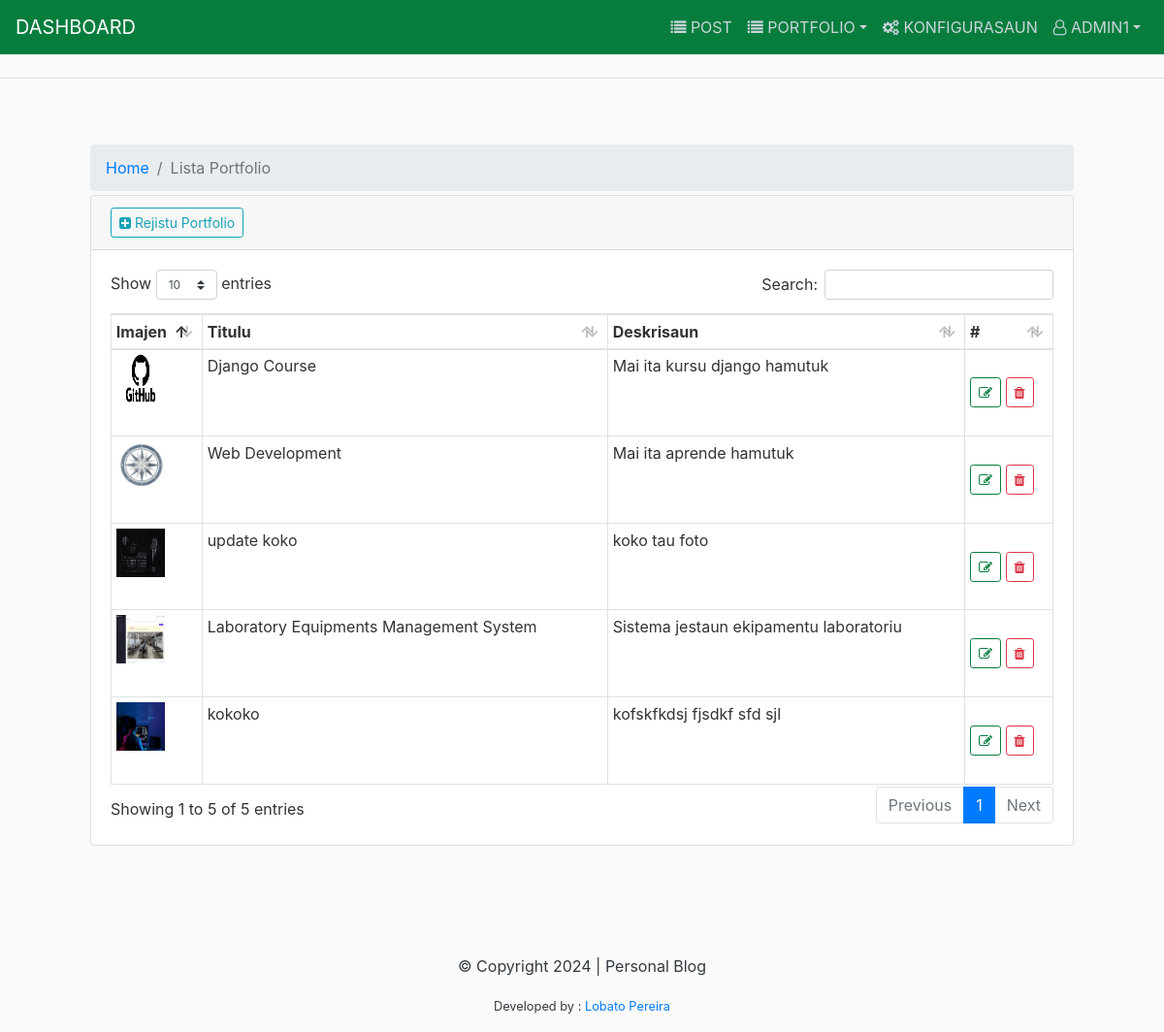
The app's page /administrador/admin-portfolio/ (signed in), older data.
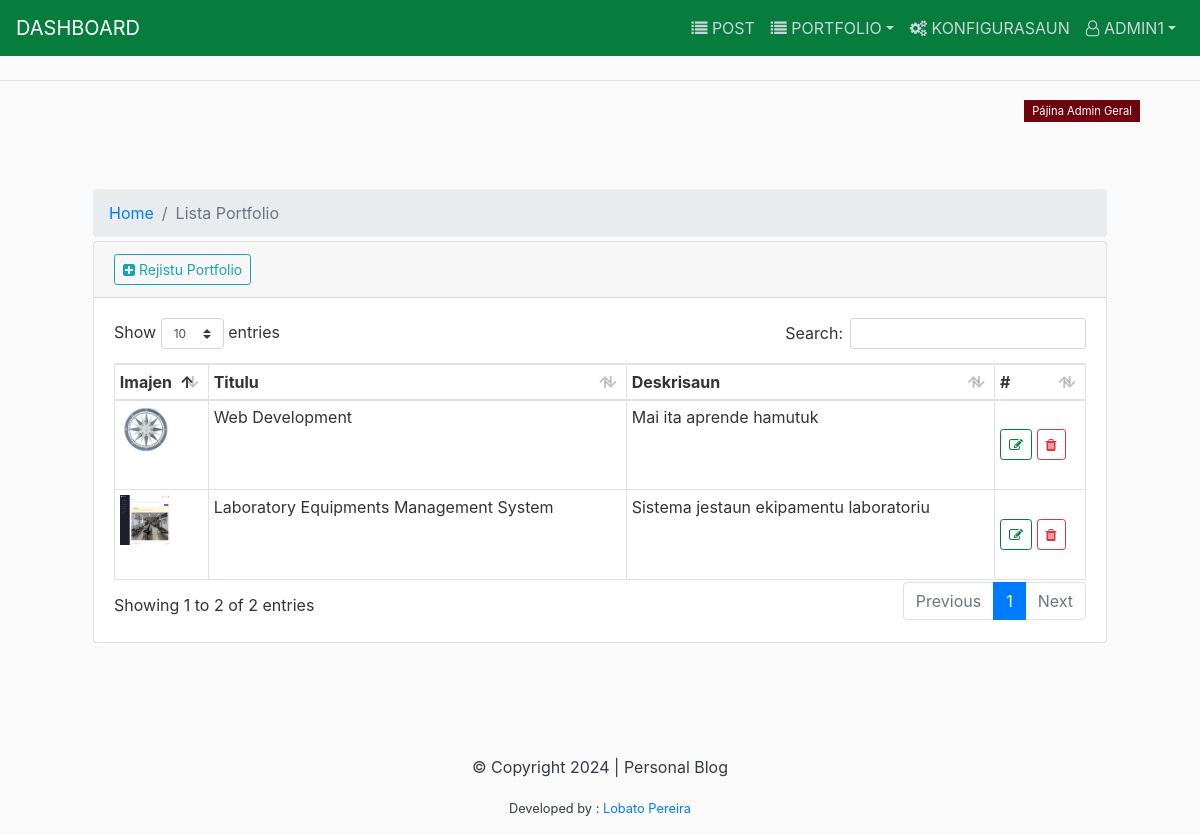
The same page, newer data.
### main/models.py (models this page shows, shortened)
class Portfolio(models.Model):
	titulu = models.CharField(max_length=50)
	deskrisaun = models.CharField(max_length=225)
	imajen = models.ImageField(upload_to='portfolio',null=True,blank=True)
	status = models.BooleanField(default=False)
	enderesu_url = models.CharField(max_length=100,null=True,blank=True)

### main/views/admin_views.py (the view)
# urls.py: path('admin-portfolio/', AdminPortfolio, name='admin-portfolio'),
@login_required
def AdminPortfolio(request):
	objects = Portfolio.objects.all()
	context = {
		'objects':objects,
		'title':"Lista Portfolio",
	}
	return render(request,'adminpage/portfolio.html',context)

### main/templates/adminpage/portfolio.html (shortened to what this page needs)
{% extends "adminpage/admin_base.html" %}
{% block content %}
<div class="container mt-3 p-5">
    <header>
        <ol class="breadcrumb mb-1 mt-1">
          <li class="breadcrumb-item"><a href="{% url 'IndexAdmin' %}">Home</a></li>
          <li class="breadcrumb-item active" aria-current="page">{{title}}</li>
        </ol>
    </header>
    <div class="card">
        <div class="card-header">
            <a href="{% url 'admin-portfolio-add' %}" class="btn btn-sm btn-outline-info"><i class="fa fa-plus-square"></i> Rejistu Portfolio</a>
        </div>
        <div class="card-body">
            <table id="dataTable" class="table table-bordered table-sm">
                <thead>
                <tr>
                    <th>Imajen</th>
                    <th>Titulu</th>
                    <th>Deskrisaun</th>
                    <th>#</th>
                </tr>
                </thead>
                <tbody>
                {% for data in objects %}
                <tr>
                    <td>{% if data.imajen %}<img src="{{data.imajen.url}}" width="50px" height="50px">{%endif%}</td>
                    <td>{{data.titulu}}</td>
                    <td>{{data.deskrisaun}}</td>
                    <td>
                        <a href="{% url 'admin-portfolio-update' data.id %}" class="btn btn-sm btn-outline-success my-4"><i class="fa fa-edit"></i></a>
                        <a href="{% url 'admin-portfolio-delete' data.id %}" class="btn btn-sm btn-outline-danger my-4"><i class="fa fa-trash"></i></a>
                    </td>
                </tr>
                {% endfor %}
                </tbody>
            </table>
        </div>
    </div>
</div>
{% endblock %}
{% block scripts %}
{% include 'custom_datatables.html' %}
{% endblock %}

Row changes from the older to the newer data that the page shows:
removed Portfolio: imajen (picture), titulu "Django Course", deskrisaun "Mai ita kursu django hamutuk"
removed Portfolio: imajen (picture), titulu "update koko", deskrisaun "koko tau foto"
removed Portfolio: imajen (picture), titulu "kokoko", deskrisaun "kofskfkdsj fjsdkf sfd sjl"
Text that changed along with them:
text written by a page script: "Show entries Search: Showing 1 to 5 of 5 entries Previous 1 Next" → "Show entries Search: Showing 1 to 2 of 2 entries Previous 1 Next"
text now shown: "Pájina Admin Geral"
